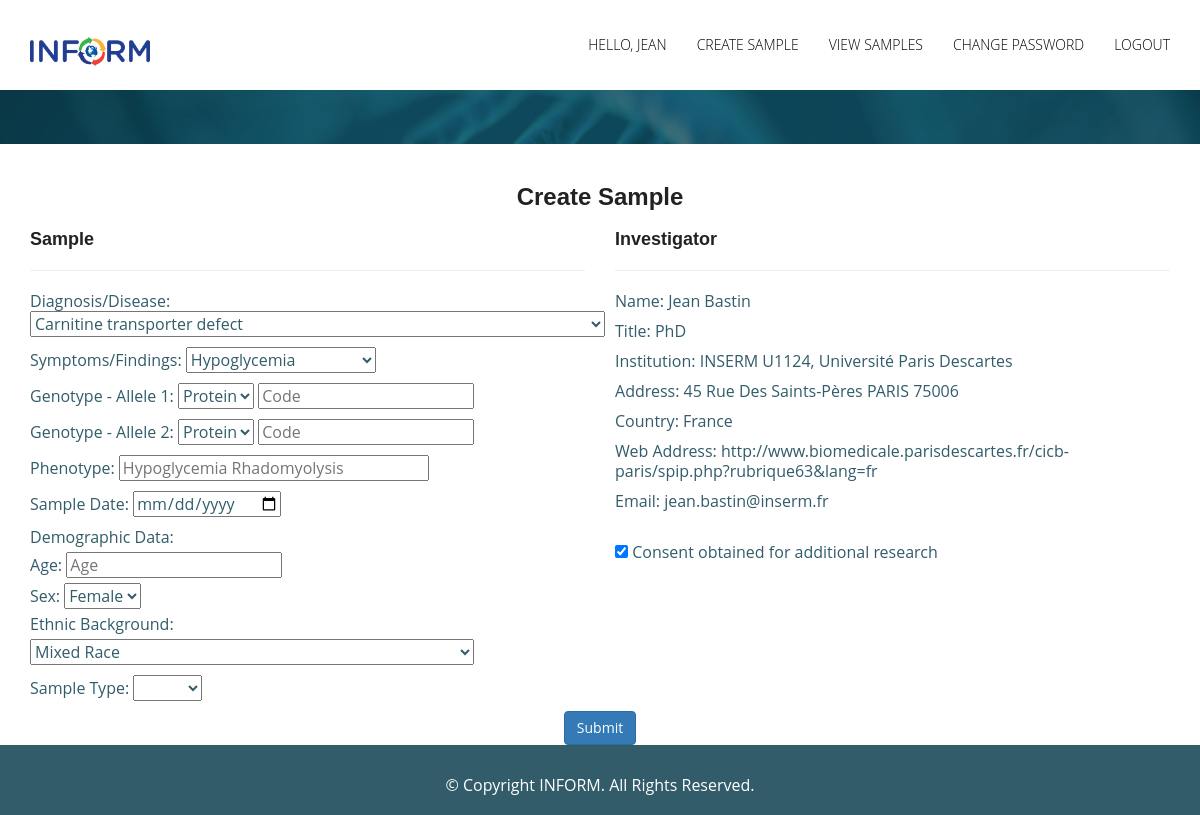
/create_sample.php (signed in), run on the app's committed database.
### tables this page shows
CREATE TABLE `users` (
  `user_id` int(10) UNSIGNED NOT NULL AUTO_INCREMENT PRIMARY KEY,
  `first_name` varchar(20) NOT NULL,
  `last_name` varchar(20) NOT NULL,
  `email` varchar(60) NOT NULL UNIQUE KEY,
  `pass` char(40) NOT NULL,
  `title` varchar(20) NOT NULL,
  `institution` tinytext NOT NULL,
  `web_address` tinytext NOT NULL,
  `address1` tinytext NOT NULL,
  `address2` tinytext NOT NULL,
  `address3` tinytext NOT NULL,
  `postal_code` varchar(20) NOT NULL,
  `country` varchar(40) NOT NULL,
  `investigator_id` int(10) UNSIGNED NOT NULL,
  `active` char(32) NOT NULL,
  `created_at` timestamp NOT NULL DEFAULT CURRENT_TIMESTAMP,
  `updated_at` timestamp NOT NULL DEFAULT '0000-00-00 00:00:00' ON UPDATE CURRENT_TIMESTAMP
);

### create_sample.php (the view, shortened to what this page needs)
<h3>Create Sample</h3>
<form action="create_sample.php" method="post">
	<div class="container">
		<div class="row">
		  <div class="col-md-6">
		  	<h4>Sample</h4>
		  	<hr />
		  		<p>Diagnosis/Disease:
				  	<select name="diagnosis">
					  <option value="Carnitine transporter defect">Carnitine transporter defect</option>
					</select>
				</p>
				<p>Symptoms/Findings:
				  	<select name="symptoms">
					  <option value="Hypoglycemia">Hypoglycemia</option>
					</select>
				</p>
				<p>Genotype - Allele 1:
					<select name="genotype_a1">
						<option value="Protein">Protein</option>
					</select>
					<input name="genotype_a1_code" type="text" placeholder="Code" />
				</p>
				<p>Genotype - Allele 2:
					<select name="genotype_a2">
						<option value="Protein">Protein</option>
					</select>
					<input name="genotype_a2_code" type="text" placeholder="Code" />
				</p>
				<p>Phenotype: <input name="phenotype" type="text" size="30" placeholder="Hypoglycemia Rhadomyolysis"></p>
				<p>Sample Date: <input name="sample_date" type="date"></p>
				<p>Demographic Data: <br />
					Age: <input name="age" type="number" min="1" placeholder="Age" style="margin-top:5px"/>
                    <br/>
					Sex: <select name="sex" style="margin-top:5px; margin-bottom:5px">
						<option value="0">Female</option>
					</select>
                    <br/>
					Ethnic Background: <select name="ethnic" style="margin-top:5px">
					    <option value="Mixed Race">Mixed Race</option>
					</select>
				</p>
				<p>Sample Type:
					<select id="sample_type" name="sample_type">
						<option value=""></option>
						<option value="Cell">Cell</option>
					</select>
				</p>
		  </div>
		  <div class="col-md-6">
		  	<h4>Investigator</h4>
		  	<hr />
				<?php
				$q = "SELECT first_name, last_name, title, institution, web_address, address1, address2, postal_code, country, email FROM users WHERE user_id={$_SESSION['user_id']}";
				$r = mysqli_query($dbc, $q) or trigger_error("Query: $q\n<br />MySQL Error: " . mysqli_error($dbc));
				while ($row = mysqli_fetch_array($r, MYSQLI_ASSOC)) {
				    echo '<p>Name: ' . $row['first_name'] . ' ' . $row['last_name'] . '</p>';
				    echo '<p>Title: ' . $row['title'] . '</p>';
				    echo '<p>Institution: ' . $row['institution'] . '</p>';
				    echo '<p>Address: ' . $row['address1'] . ' ' . $row['address2'] . ' ' . $row['postal_code'] . '</p>';
				    echo '<p>Country: ' . $row['country'] . '</p>';
				    echo '<p>Web Address: ' . $row['web_address'] . '</p>';
				    echo '<p>Email: ' . $row['email'] . '</p>';
				}
				?>
				<br />
				<p><input name="consent" type="checkbox" value="1" checked> Consent obtained for additional research</p>
		  </div>
		</div>
		<input class="btn btn-primary" type="submit" name="submit" value="Submit" />
	</div>
</form>

### includes/styles.css (style rules this page uses)
html { position: relative; min-height: 100%; }
body { margin: 0 0 70px; text-align: center; font-family: 'Open Sans', sans-serif; line-height: 20px; color: #325c6a; font-size: 300; font-size: 16px; }
ol, ul { list-style: none; }
h1, h2, h3, h4, h5, h6 { font-family: 'Raleway', sans-serif; font-weight: 600; color: #222222; }
a, a:hover, a:focus, a:active { outline: none; }
.navbar { margin-bottom: 0px; border: 0px; }
.navbar { border-radius: 0px; }
.navbar-default { background-color: #fff; padding: 20px 0; transition: all 0.3s; }
.navbar-default { background-color: white; border: 0px; }
.navbar-brand { font-family: "Times New Roman", Times, serif; font-size: 28px; }
.navbar-brand img { padding-top: 2px; width: 120px !important; }
.navbar-default .navbar-brand, .navbar-default .navbar-brand:hover, .navbar-default .navbar-brand:focus { color: rgb(247, 100, 71); }
.navbar-default .navbar-nav > li > a { color: black; text-transform: uppercase; font-size: 14px; font-weight: 300; }
#banner { background: url('img/b1.jpg') no-repeat fixed; background-size: cover; min-height: 0px; position: relative; }
.bg-color { background-color: RGBA(13, 70, 83, 0.78); min-height: 0px; }
#footer { background-color: #325C6A; position: absolute; left: 0; bottom: 0; height: 70px; width: 100%; overflow: hidden; }
.footer-line { padding: 30px 0px; color: #fff; }
.col-md-6 { text-align: left; }
#greeting { font-weight: bold; }

### data on the page
users: first_name "Jean", last_name "Bastin", title "PhD", institution "INSERM U1124, Université Paris Descartes", address1 "45 Rue Des Saints-Pères", address2 "PARIS", postal_code "75006", country "France", web_address "http://www.biomedicale.parisdescartes.fr/cicb-paris/spip.php?rubrique63&lang=fr", email "jean.bastin@inserm.fr"
